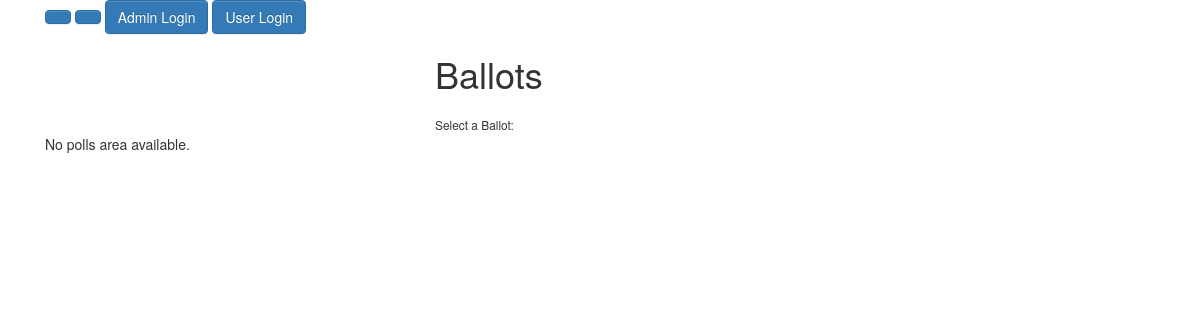
The page /polls/ on the database as committed earlier.
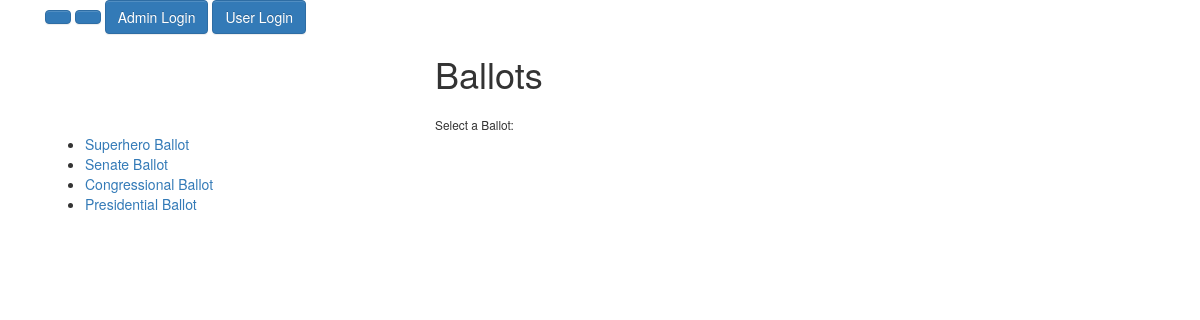
The same page on the database as committed later.
### polls/models.py (models this page shows, shortened)
class Ballot(models.Model):
	ballot_text = models.CharField(max_length=200)
	pub_date = models.DateTimeField('date published')
	end_date = models.DateTimeField('end date')

### polls/views.py (the view)
class IndexView(generic.ListView):
	template_name = 'polls/index.html'
	context_object_name = 'latest_ballot_list'
	def get_queryset(self):
		return Ballot.objects.order_by('-pub_date')[:5]

### polls/templates/polls/index.html (shortened to what this page needs)
{% load staticfiles %}
<!DOCTYPE html>
<html lang="en">
<div class="container-fluid">
	<head>
		<link rel="stylesheet" href="//maxcdn.bootstrapcdn.com/bootstrap/3.2.0/css/bootstrap.min.css">
		<link rel="stylesheet" href="//maxcdn.bootstrapcdn.com/bootstrap/3.2.0/css/bootstrap-theme.min.css">
		<link rel="stylesheet" href="{% static 'bootstrap-3.3.7-dist/css/bootstrap.css' %}">
		<link rel="stylesheet" href="{% static 'bootstrap-3.3.7-dist/css/bootstrap-theme.css' %}">
		<link rel="stylesheet" href="{% static 'css/polls.css' %}">
		{% load bootstrap3 %}
		{% bootstrap_css %}
	</head>
  {% buttons %}
 	<button type="submit" class="btn btn-primary"><a href="{% url 'polls:index'  %}"></a>
    </button>
    <button type="submit" class="btn btn-primary">
    </button>
    <button type="submit" class="btn btn-primary">
      {% bootstrap_icon "user" %} Admin Login
    </button>
     <button type="submit" class="btn btn-primary">
      {% bootstrap_icon "user" %} User Login
    </button>
  {% endbuttons %}
<div class="row">
  <div class="col-md-4"></div>
  <div class="col-md-4">
  		<h1> Ballots </h1>
		<small>Select a Ballot:</small>
  </div>
 <div class="col-md-4"></div>
</div>
	{% if latest_ballot_list %}
		<ul>
		{% for ballot in latest_ballot_list %}
			<li><a href="{% url 'polls:detail' ballot.id %}"> {{ ballot.ballot_text }}</a></li>
			{% endfor %}
		</ul>
	{% else %}
		<p>No polls area available.</p>
	{% endif %}
</html>

Rows that differ between the two databases and show on the page:
added Ballot: ballot_text "Superhero Ballot"
added Ballot: ballot_text "Senate Ballot"
added Ballot: ballot_text "Congressional Ballot"
added Ballot: ballot_text "Presidential Ballot"
Other text that changed with them:
text no longer shown: "No polls area available."
